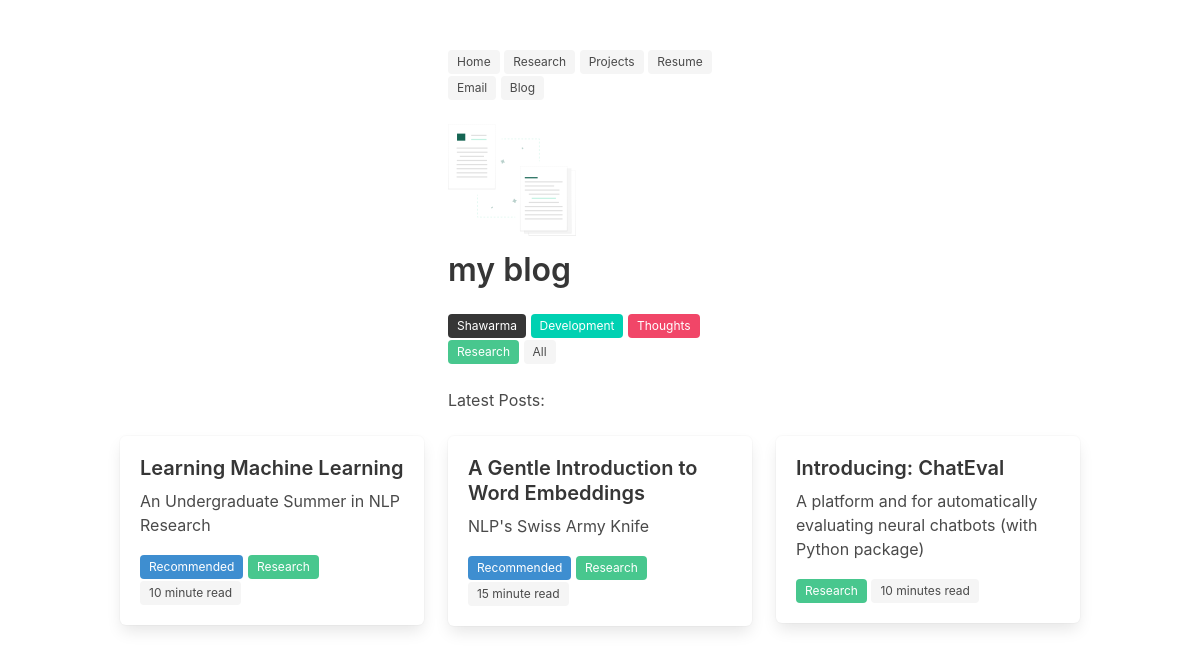
The app's page /blog/category/4 with its own data.
### blog/models.py (models this page shows)
class Category(models.Model):
    name = models.CharField(max_length=100)
    bulma_color = models.CharField(max_length=50, null=True, blank=True)
    class Meta:
        db_table = 'Category'

class Post(models.Model):
    id = models.CharField(max_length=50, primary_key=True)
    title = models.CharField(max_length=100)
    subtitle = models.CharField(max_length=100)
    length = models.CharField(max_length=100)
    body = models.TextField()
    category = models.ForeignKey(Category, on_delete=models.DO_NOTHING)
    recommended = models.BooleanField(default=False)
    class Meta:
        db_table = 'Post'

### blog/views.py (the view)
# urls.py: path('blog/category/<int:category>', category, name='category'),
def category(request, category):
    posts = Post.objects.filter(category=category)
    categories = Category.objects.all()
    return render(request, 'blog.html', {'posts': posts, 'categories': categories, 'select': True})

### about/templates/blog.html
{% extends 'base.html' %}
{% load static %}
{% block content %}
  <section class="section">
    <div class="container">
      <div class="columns">
        <div class="column is-one-fourth"> </div>
        <div class="column">
          <nav>
            <a href="/"> <span class="tag is-light"> Home </span> </a>
            <a href="/research"> <span class="tag is-light"> Research </span> </a>
            <a href="/projects"> <span class="tag is-light"> Projects </span> </a>
            <a href="{% static 'resume.pdf' %}"> <span class="tag is-light"> Resume </span> </a>
            <a href="mailto:mail@kirubarajan.com"> <span class="tag is-light"> Email </span> </a>
            <a href="/blog"> <span class="tag is-light"> Blog </span> </a>
            <br> <br>
          </nav>
          <figure class="image is-128x128">
            <img src="{% static 'img/papers.svg' %}">
          </figure>
            <h1 class="title"> my blog </h1>
            {% for category in categories %}
            <a href="/blog/category/{{ category.id }}">
              <span class="tag is-{{ category.bulma_color }}"> {{ category.name }} </span>
            </a>
            {% endfor %}
            {% if select %}
            <a href="/blog">
              <span class="tag is-light"> All </span>
            </a>
            {% endif %}
            <br> <br>
            <p>Latest Posts:</p>
        </div>
        <div class="column is-one-fourth"> </div>
      </div>
      <div class="columns is-multiline">
        {% for post in posts %}
        <div class="column is-one-third">
          <a href="/post/{{post.id}}" >
            <div class="box">
              <article class="media">
                <div class="media-content">
                  <div class="content">
                      <p style="margin-bottom: 0.5rem" class="subtitle"> <strong> {{ post.title }} </strong> </p>
                      <p> {{ post.subtitle }} </p>
                      {% if post.recommended %} <span class="tag is-info"> Recommended </span> {% endif %}
                      <span class="tag is-{{ post.category.bulma_color }}"> {{ post.category.name }} </span>
                      <span class="tag is-light"> {{ post.length }} read </span> <br>
                  </div>
                </div>
              </article>
            </div>
          </a>
        </div>
        <br>
        {% endfor %}
      </div>
    </div>
  </section>
{% endblock %}

### about/static/style.css (style rules this page uses)
h1 { font-family: 'Avenir', !important; }

### records on screen
Category: name "Shawarma"
Category: name "Development"
Category: name "Thoughts"
Category: name "Research"
Post: title "Learning Machine Learning", subtitle "An Undergraduate Summer in NLP Research", recommended "Recommended", category.name "Research", length "10 minute"
Post: title "A Gentle Introduction to Word Embeddings", subtitle "NLP's Swiss Army Knife", recommended "Recommended", category.name "Research", length "15 minute"
Post: title "Introducing: ChatEval", subtitle "A platform and for automatically evaluating neural chatbots (with Python package)", category.name "Research", length "10 minutes"
